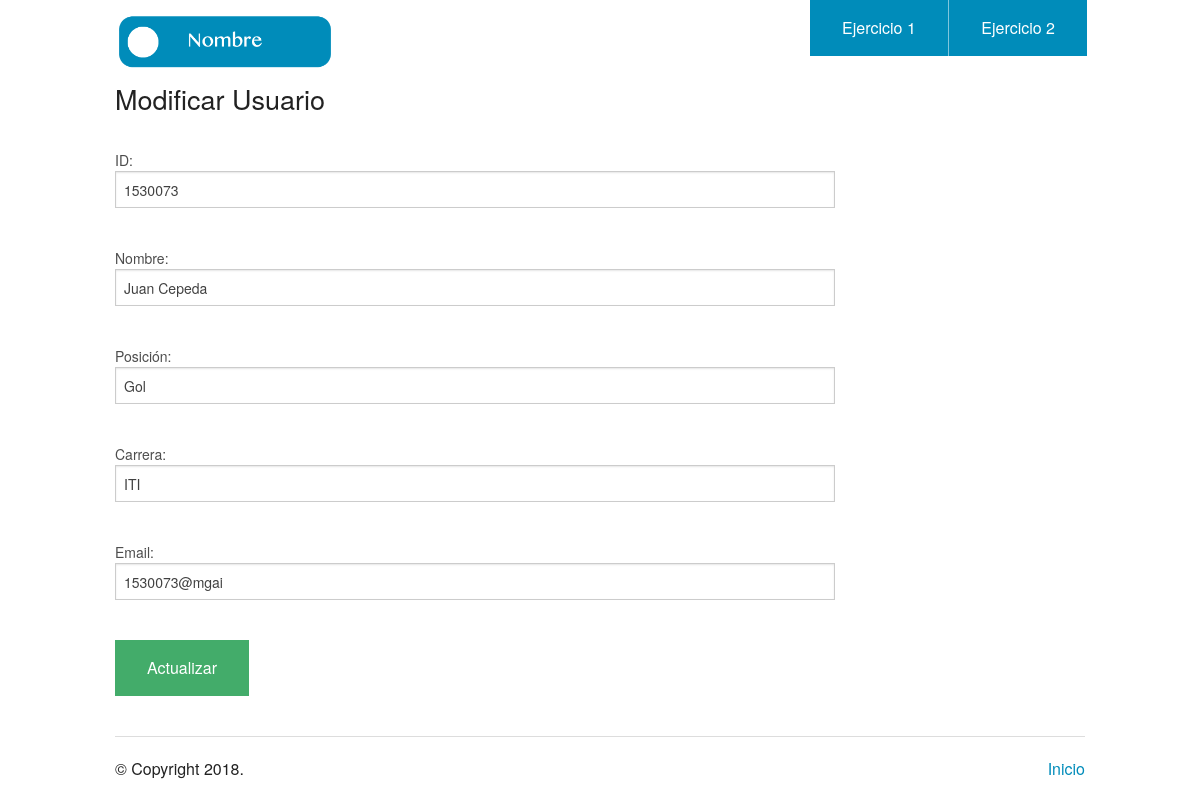
Page /update.php?id=1530073&t=1 on the committed database.
### tables this page shows
CREATE TABLE IF NOT EXISTS `sport_team` (
  `id` varchar(128) NOT NULL,
  `nombre` varchar(128) NOT NULL,
  `posicion` varchar(128) NOT NULL,
  `carrera` varchar(128) NOT NULL,
  `email` varchar(128) NOT NULL,
  `id_type` int(11) NOT NULL,
  PRIMARY KEY (`id`)
);

### db/database2.php (called while the page is built, shortened)
<?php
	function getPDO(){
        $host = DB_HOST;
        $dbname = DB_DATABASE;
        $dbOtp = array(PDO::MYSQL_ATTR_INIT_COMMAND => "SET NAMES 'utf8'");
        $pdoObj = new PDO("mysql:host={$host};dbname={$dbname};port=3307", DB_USER, DB_PASSWORD, $dbOtp);
        return $pdoObj;
    }
	function search($id){
		$db = getPDO();
		$stmt = $db->prepare("SELECT * FROM sport_team where id=:id");
		$stmt->bindParam(':id', $id);
		$stmt->execute();
		if($r = $stmt->fetch(PDO::FETCH_ASSOC))
			return $r;
		return [];
	}
?>

### update.php (the view, shortened to what this page needs)
<?php
include_once('db/database2.php');
$id = isset( $_GET['id'] ) ? $_GET['id'] : '';
$r = search($id);
$t = $_GET['t'];
?>
<!doctype html>
<html class="no-js" lang="en">
  <head>
    <link rel="stylesheet" href="./css/foundation.css" />
  </head>
  <body>
    <?php require_once('header.php'); ?>
    <div class="row">
      <div class="large-9 columns">
        <h3>Modificar Usuario</h3>
        <br>
        <div class="section-container tabs" data-section>
          <section class="section">
            <div class="content" data-slug="panel1">
                <form method="POST" action="update.php?id=<?php echo($id)?>&t=<?php echo($t) ?>">
                  <label for="id">ID:</label>
                  <input type="text" name="id" value="<?php echo($r['id'])?>"><br>
                  <label for="nombre">Nombre:</label>
                  <input type="text" name="nombre" value="<?php echo($r['nombre'])?>"><br>
                  <label for="posicion">Posición:</label>
                  <input type="text" name="posicion" value="<?php echo($r['posicion'])?>"><br>
                  <label for="carrera">Carrera:</label>
                  <input type="text" name="carrera" value="<?php echo($r['carrera'])?>"><br>
                  <label for="email">Email:</label>
                  <input type="email" name="email" value="<?php echo($r['email'])?>"><br>
                  <button type="submit" class="success">Actualizar</button>
                </form>
            </div>
          </section>
        </div>
      </div>
    </div>
    <?php require_once('footer.php'); ?>

### rows in the picture
sport_team: id "1530073", nombre "Juan Cepeda", posicion "Gol", carrera "ITI", email "1530073@mgai"

### other values in the picture
$hoy->format('Y') "2018"
